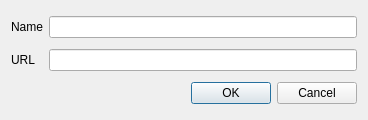
<?xml version="1.0" encoding="UTF-8"?>
<ui version="4.0">
 <class>NewConnectionDialog</class>
 <widget class="QDialog" name="NewConnectionDialog">
  <property name="geometry">
   <rect>
    <x>0</x>
    <y>0</y>
    <width>368</width>
    <height>120</height>
   </rect>
  </property>
  <property name="windowTitle">
   <string>Create a new Catalogue connection</string>
  </property>
  <layout class="QGridLayout" name="gridLayout">
   <item row="0" column="0">
    <widget class="QLabel" name="label">
     <property name="text">
      <string>Name</string>
     </property>
    </widget>
   </item>
   <item row="0" column="1">
    <widget class="QLineEdit" name="leName"/>
   </item>
   <item row="1" column="0">
    <widget class="QLabel" name="label_2">
     <property name="text">
      <string>URL</string>
     </property>
    </widget>
   </item>
   <item row="1" column="1">
    <widget class="QLineEdit" name="leURL"/>
   </item>
   <item row="2" column="0" colspan="2">
    <widget class="QDialogButtonBox" name="buttonBox">
     <property name="orientation">
      <enum>Qt::Horizontal</enum>
     </property>
     <property name="standardButtons">
      <set>QDialogButtonBox::Cancel|QDialogButtonBox::Ok</set>
     </property>
    </widget>
   </item>
  </layout>
 </widget>
 <resources/>
 <connections>
  <connection>
   <sender>buttonBox</sender>
   <signal>accepted()</signal>
   <receiver>NewConnectionDialog</receiver>
   <slot>accept()</slot>
   <hints>
    <hint type="sourcelabel">
     <x>248</x>
     <y>254</y>
    </hint>
    <hint type="destinationlabel">
     <x>157</x>
     <y>274</y>
    </hint>
   </hints>
  </connection>
  <connection>
   <sender>buttonBox</sender>
   <signal>rejected()</signal>
   <receiver>NewConnectionDialog</receiver>
   <slot>reject()</slot>
   <hints>
    <hint type="sourcelabel">
     <x>316</x>
     <y>260</y>
    </hint>
    <hint type="destinationlabel">
     <x>286</x>
     <y>274</y>
    </hint>
   </hints>
  </connection>
 </connections>
</ui>
